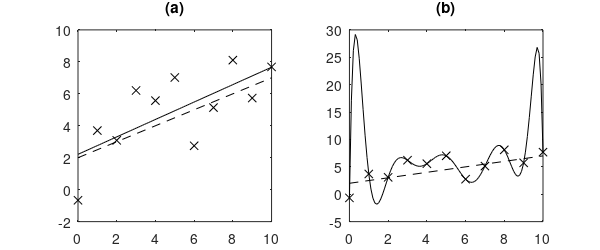

MATLAB code to generate this figure:
function srm

global EPSFILENAME

figure(1);  clf;

% Parameters
yint = 2;
slope = 0.5;
noise = 2;

% x values
x = 0:10

% y values
y = slope .* x + yint;

% noisy y values
ynoise = y + randn(size(y)) * noise;

% regression fit
p2 = polyfit(x, ynoise, 1);
p10 = polyfit(x, ynoise, 10);

fitx = linspace(0, 10, 100);
fit2 = polyval(p2, fitx);
fit10 = polyval(p10, fitx);


% Draw graphs
subplot(1, 2, 1);
plot(x, ynoise, 'kx');  hold on;
plot([0 10], [yint yint+10*slope], 'k--');
plot(fitx, fit2, 'k-');
title('(a)');

subplot(1, 2, 2);
plot(x, ynoise, 'kx');  hold on;
plot([0 10], [yint yint+10*slope], 'k--');
plot(fitx, fit10, 'k-');
title('(b)');



set(1, 'paperposition', [0 0 6 2.5]);

print(EPSFILENAME, '-f1','-depsc');